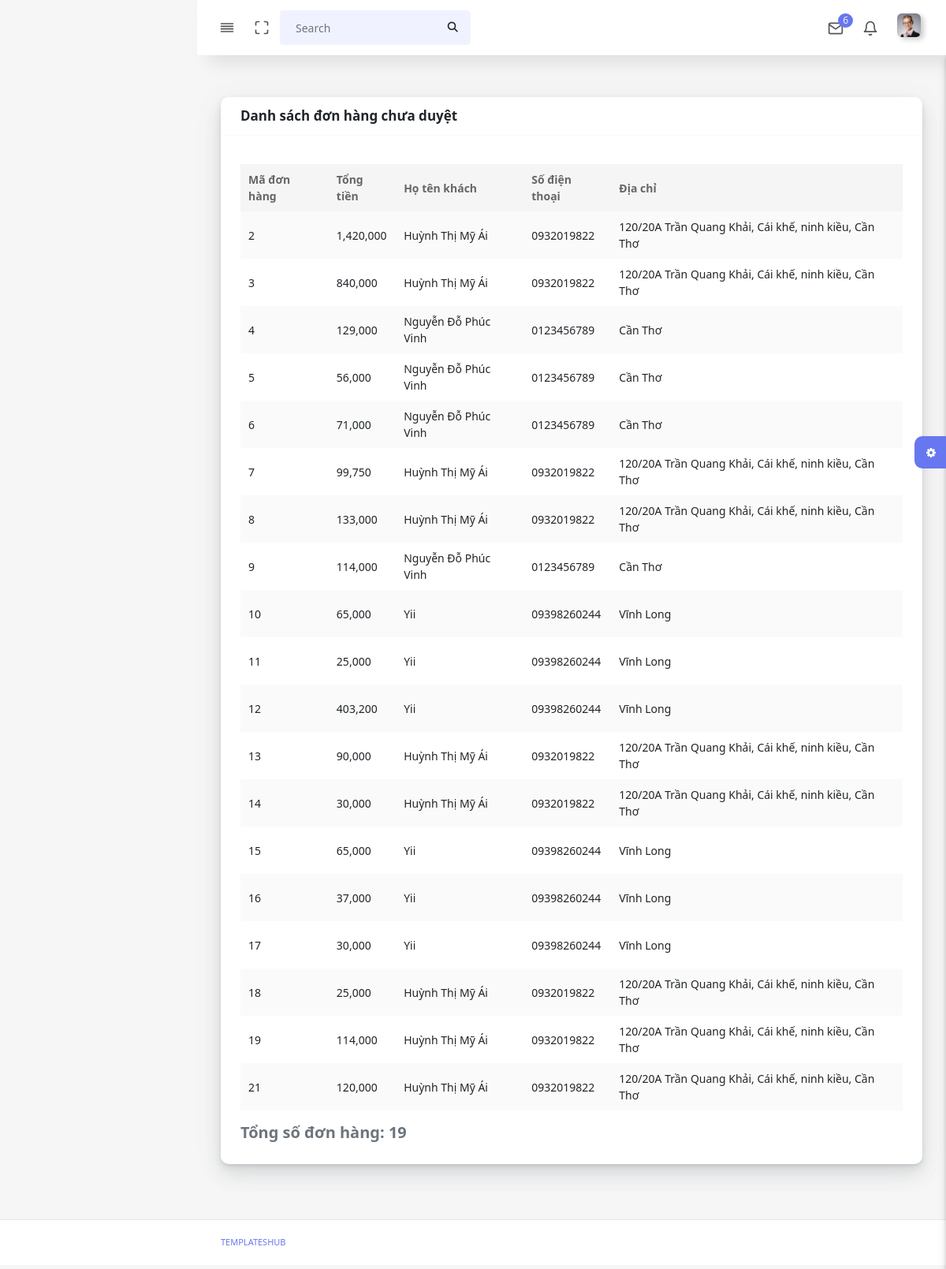
/admin/hd_dagiao.php, run on the app's committed database.
### tables this page shows
CREATE TABLE `hoadon` (
  `MAHOADON` int(11) NOT NULL,
  `EMAIL` varchar(70) NOT NULL,
  `MAKM` varchar(10) DEFAULT NULL,
  `MAPT` varchar(20) DEFAULT NULL,
  `NGAYLAP` datetime DEFAULT current_timestamp() ON UPDATE current_timestamp(),
  `TRANGTHAIHOADON` varchar(5) DEFAULT '0',
  `TONGTIEN` int(11) NOT NULL
);

CREATE TABLE `nguoidung` (
  `EMAIL` varchar(70) NOT NULL,
  `MATKHAU` varchar(70) DEFAULT NULL,
  `DIACHI` varchar(100) DEFAULT NULL,
  `TEN` varchar(50) DEFAULT NULL,
  `SDT` varchar(12) DEFAULT NULL,
  `PHANQUYEN` varchar(20) DEFAULT 'khachhang'
);

### admin/hd_dagiao.php (the view, shortened to what this page needs)
<!DOCTYPE html>
<html lang="en">
<?php
  include("connect.php");
  include('head.php');
?>
<body>
    <div id="app">
        <div class="main-wrapper main-wrapper-1">
            <div class="navbar-bg"></div>
            <?php
        include('navbar.php');
      ?>
            <div class="main-content">
                <section class="section">
                    <div class="section-body">
                        <div class="row">
                            <div class="col-12">
                                <div class="card">
                                    <div class="card-header">
                                        <h4>Danh sách đơn hàng chưa duyệt</h4>
                                    </div>
                                    <div class="card-body">
                                        <div class="table-responsive">
                                            <table class="table table-striped table-hover" id="tableExport"
                                                style="width:100%;">
                                                <tbody>
                                                    <?php
                           $hd="SELECT * FROM hoadon,nguoidung WHERE hoadon.EMAIL = nguoidung.EMAIL
                           AND TRANGTHAIHOADON =2";
                           $result = $conn->query($hd);
                            if ($result->num_rows > 0) {
                                echo '<table class="table table-striped table-hover" id="tableExport" style="width:100%;">';
                                echo '<thead>';
                                echo '<tr>';
                                echo '<th>Mã đơn hàng</th>';
                                echo '<th>Tổng tiền</th>';
                                echo '<th>Họ tên khách</th>';
                                echo '<th>Số điện thoại</th>';
                                echo '<th>Địa chỉ</th>';
                                echo '</tr>';
                                echo '</thead>';
                                echo '<tbody>';
                                while ($row = $result->fetch_assoc()) {
                                    echo "<tr>
                                            <td>" . $row["MAHOADON"] . "</td>
                                            <td>" . number_format($row["TONGTIEN"])  . "</td>
                                            <td>" . $row["TEN"] . "</td>
                                            <td>" . $row["SDT"] . "</td>
                                            <td>" . $row["DIACHI"] . "</td>"
                                          ?>
                                                    <?php
                                }
                                echo '</tbody>';
                                echo '</table>';
                                $totalEmployees = $result->num_rows;
                                echo "<h5>Tổng số đơn hàng: $totalEmployees</h5>";
                            } else {
                                echo "Không có đơn hàng.";
                            }
                            ?>
                                                </tbody>
                                            </table>
                                        </div>
                                    </div>
                                </div>
                            </div>
                        </div>
                    </div>
                </section>
                <div class="settingSidebar">
                    <a href="javascript:void(0)" class="settingPanelToggle"> <i class="fa fa-spin fa-cog"></i>
                    </a>
                </div>
            </div>
            <footer class="main-footer">
                <div class="footer-left">
                    <a href="templateshub.net">Templateshub</a></a>
                </div>
            </footer>
        </div>
    </div>
</body>
</html>

### data on the page
hoadon: MAHOADON "2", TONGTIEN "1,420,000", EMAIL.TEN "Huỳnh Thị Mỹ Ái", EMAIL.SDT "0932019822", EMAIL.DIACHI "120/20A Trần Quang Khải, Cái khế, ninh kiều, Cần Thơ"
hoadon: MAHOADON "3", TONGTIEN "840,000", EMAIL.TEN "Huỳnh Thị Mỹ Ái", EMAIL.SDT "0932019822", EMAIL.DIACHI "120/20A Trần Quang Khải, Cái khế, ninh kiều, Cần Thơ"
hoadon: MAHOADON "4", TONGTIEN "129,000", EMAIL.TEN "Nguyễn Đỗ Phúc Vinh", EMAIL.SDT "0123456789", EMAIL.DIACHI "Cần Thơ"
hoadon: MAHOADON "5", TONGTIEN "56,000", EMAIL.TEN "Nguyễn Đỗ Phúc Vinh", EMAIL.SDT "0123456789", EMAIL.DIACHI "Cần Thơ"
hoadon: MAHOADON "6", TONGTIEN "71,000", EMAIL.TEN "Nguyễn Đỗ Phúc Vinh", EMAIL.SDT "0123456789", EMAIL.DIACHI "Cần Thơ"
hoadon: MAHOADON "7", TONGTIEN "99,750", EMAIL.TEN "Huỳnh Thị Mỹ Ái", EMAIL.SDT "0932019822", EMAIL.DIACHI "120/20A Trần Quang Khải, Cái khế, ninh kiều, Cần Thơ"
hoadon: MAHOADON "8", TONGTIEN "133,000", EMAIL.TEN "Huỳnh Thị Mỹ Ái", EMAIL.SDT "0932019822", EMAIL.DIACHI "120/20A Trần Quang Khải, Cái khế, ninh kiều, Cần Thơ"
hoadon: MAHOADON "9", TONGTIEN "114,000", EMAIL.TEN "Nguyễn Đỗ Phúc Vinh", EMAIL.SDT "0123456789", EMAIL.DIACHI "Cần Thơ"
hoadon: MAHOADON "10", TONGTIEN "65,000", EMAIL.TEN "Yii", EMAIL.SDT "09398260244", EMAIL.DIACHI "Vĩnh Long"
hoadon: MAHOADON "11", TONGTIEN "25,000", EMAIL.TEN "Yii", EMAIL.SDT "09398260244", EMAIL.DIACHI "Vĩnh Long"
hoadon: MAHOADON "12", TONGTIEN "403,200", EMAIL.TEN "Yii", EMAIL.SDT "09398260244", EMAIL.DIACHI "Vĩnh Long"
hoadon: MAHOADON "13", TONGTIEN "90,000", EMAIL.TEN "Huỳnh Thị Mỹ Ái", EMAIL.SDT "0932019822", EMAIL.DIACHI "120/20A Trần Quang Khải, Cái khế, ninh kiều, Cần Thơ"
hoadon: MAHOADON "14", TONGTIEN "30,000", EMAIL.TEN "Huỳnh Thị Mỹ Ái", EMAIL.SDT "0932019822", EMAIL.DIACHI "120/20A Trần Quang Khải, Cái khế, ninh kiều, Cần Thơ"
hoadon: MAHOADON "15", TONGTIEN "65,000", EMAIL.TEN "Yii", EMAIL.SDT "09398260244", EMAIL.DIACHI "Vĩnh Long"
hoadon: MAHOADON "16", TONGTIEN "37,000", EMAIL.TEN "Yii", EMAIL.SDT "09398260244", EMAIL.DIACHI "Vĩnh Long"
hoadon: MAHOADON "17", TONGTIEN "30,000", EMAIL.TEN "Yii", EMAIL.SDT "09398260244", EMAIL.DIACHI "Vĩnh Long"
hoadon: MAHOADON "18", TONGTIEN "25,000", EMAIL.TEN "Huỳnh Thị Mỹ Ái", EMAIL.SDT "0932019822", EMAIL.DIACHI "120/20A Trần Quang Khải, Cái khế, ninh kiều, Cần Thơ"
hoadon: MAHOADON "19", TONGTIEN "114,000", EMAIL.TEN "Huỳnh Thị Mỹ Ái", EMAIL.SDT "0932019822", EMAIL.DIACHI "120/20A Trần Quang Khải, Cái khế, ninh kiều, Cần Thơ"
hoadon: MAHOADON "21", TONGTIEN "120,000", EMAIL.TEN "Huỳnh Thị Mỹ Ái", EMAIL.SDT "0932019822", EMAIL.DIACHI "120/20A Trần Quang Khải, Cái khế, ninh kiều, Cần Thơ"

### other printed values
$totalEmployees "19"
